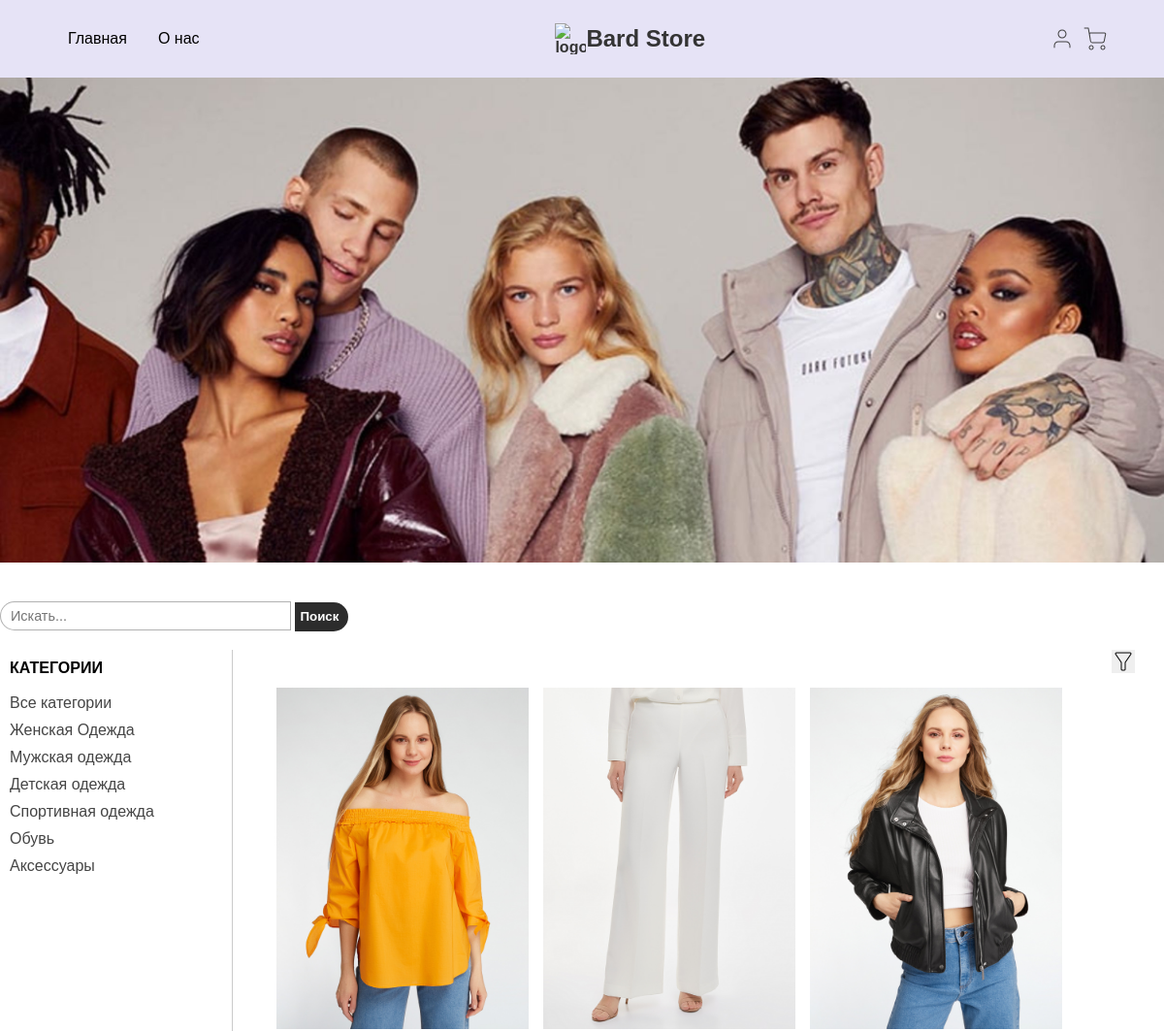
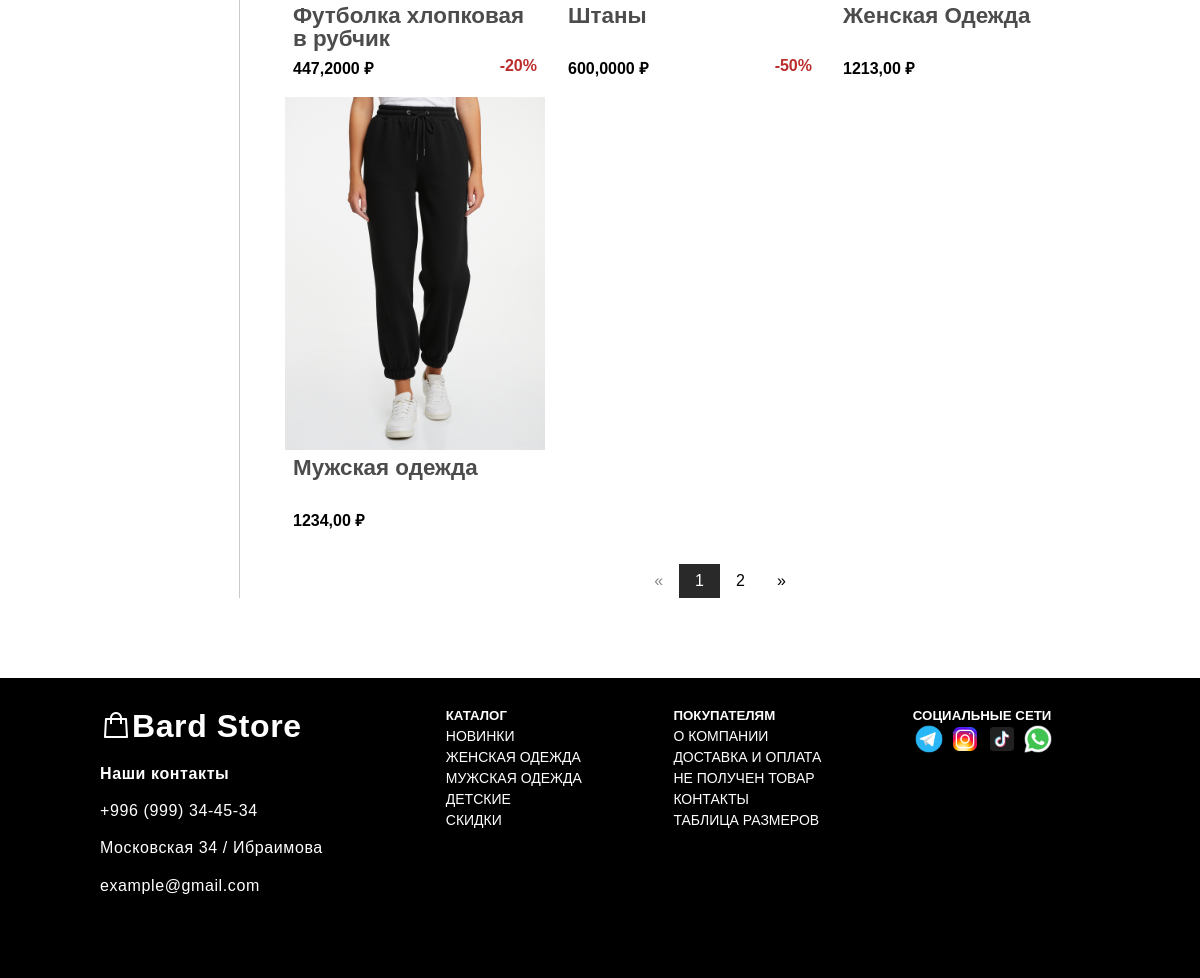
Page /category/1/ on the committed database (2 pictures, top to bottom).
### main/models.py (models this page shows, shortened)
class ProductCategory(models.Model):
    name = models.CharField(max_length=128, unique=True)
    description = models.TextField(null=True, blank=True)
    class Meta:
        verbose_name = 'category'
        verbose_name_plural = 'Categories'
    def __str__(self):
        return self.name

class Product(models.Model):
    SIZE_CHOICES = [
        ('XS', 'XS'),
        ('S', 'S'),
        ('M', 'M'),
        ('L', 'L'),
        ('XL', 'XL')
    ]
    name = models.CharField(max_length=128, verbose_name='Название')
    brand = models.CharField(max_length=128, null=True, blank=True, verbose_name='Бренд')
    description = models.TextField(verbose_name='Описание')
    price = models.DecimalField(max_digits=8, decimal_places=2, verbose_name='Цена')
    discount = models.DecimalField(max_digits=8, decimal_places=2, null=True, blank=True, verbose_name='Скидка')
    size = models.CharField(max_length=2, choices=SIZE_CHOICES, null=True, blank=True, verbose_name='Размер')
    quantity = models.PositiveIntegerField(default=0, verbose_name='Количество')
    image_1 = models.ImageField(upload_to='products_images/', verbose_name='1 картинка')
    image_2 = models.ImageField(upload_to='products_images/', null=True, blank=True, verbose_name='2 картинка')
    image_3 = models.ImageField(upload_to='products_images/', null=True, blank=True, verbose_name='3 картинка')
    category = models.ForeignKey(to=ProductCategory, on_delete=models.CASCADE, verbose_name='Категория')
    def discount_price(self):
        if self.discount is not None:
            return self.price - (self.discount / 100) * self.price
        return self.price
    class Meta:
        verbose_name = 'product'
        verbose_name_plural = 'Products'

### main/views.py (the view)
# urls.py: path('category/<int:category_id>/', products, name='category'),
def products(request, category_id=None, page_number=1):
    categories = ProductCategory.objects.all()
    products = Product.objects.all()
    if category_id:
        products = products.filter(category_id=category_id)
    search_query = request.GET.get('s')
    if search_query:
        search_query = search_query.capitalize()
        products = products.filter(Q(name__icontains=search_query) | Q(name__iexact=search_query))
    per_page = 4
    paginator = Paginator(products, per_page)
    products_paginator = paginator.page(page_number)
    context = {
        'products': products_paginator,
        'categories': categories,
        'current_page': page_number,
        'category_id': category_id,
        'search_query': search_query,
    }
    return render(request, 'main/products.html', context)

### main/templates/main/products.html (shortened to what this page needs)
{% load static %}
<!DOCTYPE html>
<html lang="en">
<head>
    <link rel="stylesheet" href="{% static 'vendor/css/products.css' %}">
</head>
<body>
    <header>
        <div class="header_wrapper">
            <nav class="navigation">
                <ul class="links">
                    <a href="{% url 'main:bardStore' %}">Главная</a>
                    <a href="{% url 'main:bardStore' %}#about-us">О нас</a>
                </ul>
                <div class="logo">
                    <a href="#">
                        <img src="{% static 'vendor/img/svg_icons/logo.png' %}" alt="logo">
                        <h1>Bard Store</h1>
                    </a>
                </div>
                <div class="profile_items">
                    <a href="{% url 'users:user_profile' %}">
                        <img src="{% static 'vendor/img/svg_icons/user.svg' %}" alt="user_icon">
                    </a>
                    <a href="{% url 'users:cart' %}">
                        <img src="{% static 'vendor/img/svg_icons/shopping-cart.svg' %}" alt="user_icon">
                    </a>
                </div>
            </nav>
        </div>
    </header>
    <main>
        <div class="main_wrapper">
            <ul id="slides">
                <li class="slide"></li>
            </ul>
            <div class="container">
                <nav class="nav">
                    <form class="search-form" action="{% url 'main:products' %}" method="get">
                        <input name="s" placeholder="Искать..." type="search" value="{% if search_query %}{{ search_query }}{% endif %}">
                        <button type="submit">Поиск</button>
                    </form>
                </nav>
                <div class="block-content">
                    <div class="row">
                        <div class="category">
                            <h4 class="h4">КАТЕГОРИИ</h4>
                            <div class="category-items">
                                <ul>
                                    <a  class="cat-item" href="{% url 'main:products' %}">Все категории</a>
                                    {% for category in categories %}
                                    <a  class="cat-item" href="{% url 'main:category' category.id %}">{{ category }}</a>
                                    {% endfor %}
                                </ul>
                            </div>
                        </div>
                    </div>
                    <div class="goods">
                        <div class="filter-block">
                            <button onclick="myFunction()" class="dropbtn">
                            </button>
                        </div>
                        <div class="goods-block">
                            {% for product in products %}
                            <div class="product-card">
                                <a href="{% url 'main:product' product.id %}">
                                    <img src="{{ product.image_1.url }}" alt="img">
                                </a>
                                <div class="product-content">
                                    <h3 class="product-name">{{ product.name }}</h3>
                                    <div class="price-block">
                                        <span>{{ product.discount_price }} ₽</span>
                                        {% if product.discount %}
                                        <span class="price">-{{ product.discount|floatformat:0 }}%</span>
                                        {% endif %}
                                    </div>
                                </div>
                            </div>
                            {% endfor %}
                            <nav class="pagination">
                                <a href="{% if products.has_previous %}{% if category_id %}{% url 'main:category_paginator' category_id=category_id page_number=products.previous_page_number %}{% else %}{% url 'main:paginator' page_number=products.previous_page_number %}{% endif %}{% else %}#{% endif %}" class="{% if not products.has_previous %}disabled{% endif %}">«</a>
                                {% for page in products.paginator.page_range %}
                                    {% if category_id %}
                                        <a href="{% url 'main:category_paginator' category_id=category_id page_number=page %}" class="{% if page == current_page %}active{% endif %}">{{ page }}</a>
                                    {% else %}
                                        <a href="{% url 'main:paginator' page_number=page %}" class="{% if page == current_page %}active{% endif %}">{{ page }}</a>
                                    {% endif %}
                                {% endfor %}
                                <a href="{% if products.has_next %}{% if category_id %}{% url 'main:category_paginator' category_id=category_id page_number=products.next_page_number %}{% else %}{% url 'main:paginator' page_number=products.next_page_number %}{% endif %}{% else %}#{% endif %}" class="{% if not products.has_next %}disabled{% endif %}">»</a>
                            </nav>
                        </div>
                    </div>
                </div>
            </div>
        </div>
    </main>
    <footer>
        <div class="left-footer-block">
            <div class="logo">
                <a href="#">
                    <img src="{% static 'vendor/img/svg_icons/footer-logo.png' %}" alt="logo">
                    <h1 class="footer-h1">Bard Store</h1>
                </a>
            </div>
            <div id="contacts" class="contacts">
                <h4>Наши контакты</h4>
                <p>+996 (999) 34-45-34</p>
                <p>Московская 34 / Ибраимова</p>
                <p>example@gmail.com</p>
            </div>
        </div>
        <div class="rigth-footer-block">
            <div class="for-buyers">
                <h5>КАТАЛОГ</h5>
                <a href="#">НОВИНКИ</a>
                <a href="#">ЖЕНСКАЯ ОДЕЖДА</a>
                <a href="#">МУЖСКАЯ ОДЕЖДА</a>
                <a href="#">ДЕТСКИЕ</a>
                <a href="#">СКИДКИ</a>
            </div>
            <div class="for-buyers">
                <h5>ПОКУПАТЕЛЯМ</h5>
                <a href="#">О КОМПАНИИ</a>
                <a href="#">ДОСТАВКА И ОПЛАТА</a>
                <a href="#">НЕ ПОЛУЧЕН ТОВАР</a>
                <a href="#">КОНТАКТЫ</a>
                <a href="#">ТАБЛИЦА РАЗМЕРОВ</a>
            </div>
            <div class="socials">
                <h5>СОЦИАЛЬНЫЕ СЕТИ</h5>
                <div class="social-items">
                    <a href="#"><img src="{% static 'vendor/img/svg_icons/telegram.png' %}" alt="facebook"></a>
                    <a href="#"><img src="{% static 'vendor/img/svg_icons/instagram.png' %}" alt="instagram"></a>
                    <a href="#"><img src="{% static 'vendor/img/svg_icons/tiktok.png' %}" alt="tiktok"></a>
                    <a href="#"><img src="{% static 'vendor/img/svg_icons/whatsapp.png' %}" alt="whatsapp"></a>
                </div>
            </div>
        </div>
    </footer>
</body>
</html>

### rows in the picture
ProductCategory: name "Женская Одежда"
ProductCategory: name "Мужская одежда"
ProductCategory: name "Детская одежда"
ProductCategory: name "Спортивная одежда"
ProductCategory: name "Обувь"
ProductCategory: name "Аксессуары"
Product: image_1 (picture), name "Футболка хлопковая в рубчик", discount_price "447,2000", discount "20"
Product: image_1 (picture), name "Штаны", discount_price "600,0000", discount "50"
Product: image_1 (picture), name "Женская Одежда", discount_price "1213,00"
Product: image_1 (picture), name "Мужская одежда", discount_price "1234,00"

### other values in the picture
{{ page }} "1" "2"
